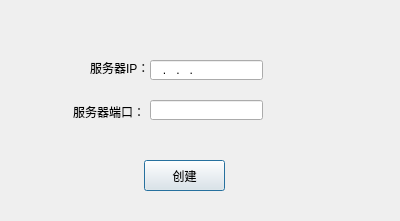
<?xml version="1.0" encoding="UTF-8"?>
<ui version="4.0">
 <class>createTcpClient</class>
 <widget class="QDialog" name="createTcpClient">
  <property name="geometry">
   <rect>
    <x>0</x>
    <y>0</y>
    <width>400</width>
    <height>221</height>
   </rect>
  </property>
  <property name="windowTitle">
   <string>Dialog</string>
  </property>
  <widget class="QLabel" name="label">
   <property name="geometry">
    <rect>
     <x>90</x>
     <y>60</y>
     <width>61</width>
     <height>16</height>
    </rect>
   </property>
   <property name="text">
    <string>服务器IP：</string>
   </property>
  </widget>
  <widget class="QLabel" name="label_2">
   <property name="geometry">
    <rect>
     <x>73</x>
     <y>102</y>
     <width>71</width>
     <height>20</height>
    </rect>
   </property>
   <property name="text">
    <string>服务器端口：</string>
   </property>
  </widget>
  <widget class="QLineEdit" name="lineEdit_ip">
   <property name="geometry">
    <rect>
     <x>150</x>
     <y>60</y>
     <width>113</width>
     <height>20</height>
    </rect>
   </property>
   <property name="inputMask">
    <string>000.000.000.000</string>
   </property>
   <property name="text">
    <string>...</string>
   </property>
   <property name="maxLength">
    <number>15</number>
   </property>
   <property name="cursorPosition">
    <number>0</number>
   </property>
  </widget>
  <widget class="QLineEdit" name="lineEdit_port">
   <property name="geometry">
    <rect>
     <x>150</x>
     <y>100</y>
     <width>113</width>
     <height>20</height>
    </rect>
   </property>
  </widget>
  <widget class="QPushButton" name="pushButton_create">
   <property name="geometry">
    <rect>
     <x>144</x>
     <y>160</y>
     <width>81</width>
     <height>31</height>
    </rect>
   </property>
   <property name="text">
    <string>创建</string>
   </property>
  </widget>
 </widget>
 <resources/>
 <connections/>
</ui>
